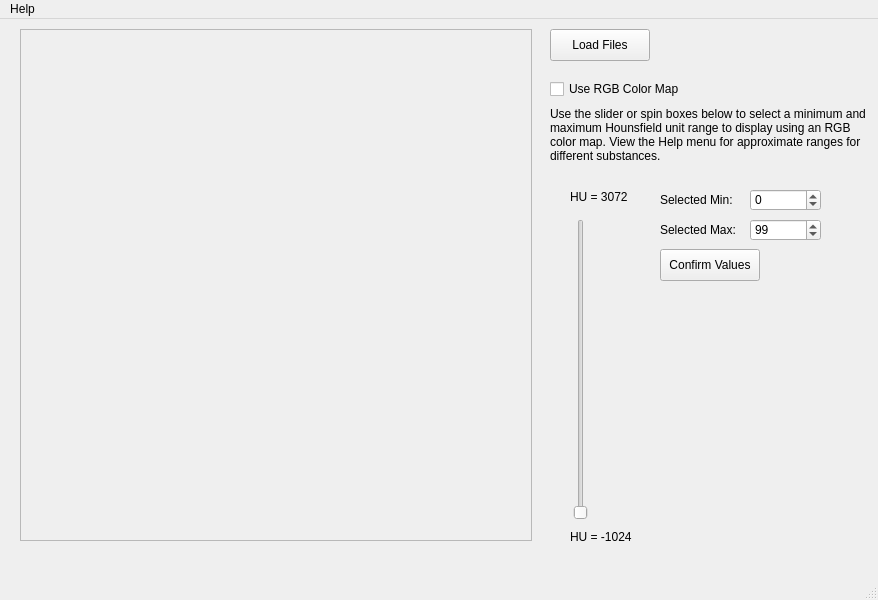
<?xml version="1.0" encoding="UTF-8"?>
<ui version="4.0">
 <class>MainWindow</class>
 <widget class="QMainWindow" name="MainWindow">
  <property name="geometry">
   <rect>
    <x>0</x>
    <y>0</y>
    <width>878</width>
    <height>600</height>
   </rect>
  </property>
  <property name="windowTitle">
   <string>Volume Renderer</string>
  </property>
  <widget class="QWidget" name="centralwidget">
   <widget class="QPushButton" name="loadButton">
    <property name="geometry">
     <rect>
      <x>550</x>
      <y>10</y>
      <width>100</width>
      <height>32</height>
     </rect>
    </property>
    <property name="text">
     <string>Load Files</string>
    </property>
   </widget>
   <widget class="QGraphicsView" name="scene_display">
    <property name="enabled">
     <bool>false</bool>
    </property>
    <property name="geometry">
     <rect>
      <x>20</x>
      <y>10</y>
      <width>512</width>
      <height>512</height>
     </rect>
    </property>
    <property name="verticalScrollBarPolicy">
     <enum>Qt::ScrollBarAlwaysOff</enum>
    </property>
    <property name="horizontalScrollBarPolicy">
     <enum>Qt::ScrollBarAlwaysOff</enum>
    </property>
    <property name="sizeAdjustPolicy">
     <enum>QAbstractScrollArea::AdjustToContents</enum>
    </property>
    <property name="interactive">
     <bool>false</bool>
    </property>
   </widget>
   <widget class="QCheckBox" name="displayRGB">
    <property name="geometry">
     <rect>
      <x>550</x>
      <y>60</y>
      <width>141</width>
      <height>20</height>
     </rect>
    </property>
    <property name="text">
     <string>Use RGB Color Map</string>
    </property>
   </widget>
   <widget class="ctkRangeSlider" name="rangeSlider">
    <property name="geometry">
     <rect>
      <x>570</x>
      <y>200</y>
      <width>22</width>
      <height>301</height>
     </rect>
    </property>
    <property name="minimum">
     <number>-1024</number>
    </property>
    <property name="maximum">
     <number>3072</number>
    </property>
    <property name="sliderPosition">
     <number>-1024</number>
    </property>
    <property name="orientation">
     <enum>Qt::Vertical</enum>
    </property>
   </widget>
   <widget class="QLabel" name="huMax">
    <property name="geometry">
     <rect>
      <x>570</x>
      <y>170</y>
      <width>71</width>
      <height>16</height>
     </rect>
    </property>
    <property name="text">
     <string>HU = 3072</string>
    </property>
   </widget>
   <widget class="QLabel" name="huMin">
    <property name="geometry">
     <rect>
      <x>570</x>
      <y>510</y>
      <width>71</width>
      <height>16</height>
     </rect>
    </property>
    <property name="text">
     <string>HU = -1024</string>
    </property>
   </widget>
   <widget class="QLabel" name="selectedMin">
    <property name="geometry">
     <rect>
      <x>660</x>
      <y>170</y>
      <width>131</width>
      <height>21</height>
     </rect>
    </property>
    <property name="text">
     <string>Selected Min:</string>
    </property>
   </widget>
   <widget class="QLabel" name="selectedMax">
    <property name="geometry">
     <rect>
      <x>660</x>
      <y>200</y>
      <width>131</width>
      <height>21</height>
     </rect>
    </property>
    <property name="text">
     <string>Selected Max:</string>
    </property>
   </widget>
   <widget class="QSpinBox" name="spinBoxMin">
    <property name="geometry">
     <rect>
      <x>750</x>
      <y>170</y>
      <width>71</width>
      <height>22</height>
     </rect>
    </property>
    <property name="minimum">
     <number>-1024</number>
    </property>
    <property name="maximum">
     <number>3072</number>
    </property>
   </widget>
   <widget class="QSpinBox" name="spinBoxMax">
    <property name="geometry">
     <rect>
      <x>750</x>
      <y>200</y>
      <width>71</width>
      <height>22</height>
     </rect>
    </property>
    <property name="minimum">
     <number>-1024</number>
    </property>
    <property name="maximum">
     <number>3072</number>
    </property>
    <property name="value">
     <number>99</number>
    </property>
   </widget>
   <widget class="QPushButton" name="confirmButton">
    <property name="geometry">
     <rect>
      <x>660</x>
      <y>230</y>
      <width>100</width>
      <height>32</height>
     </rect>
    </property>
    <property name="text">
     <string>Confirm Values</string>
    </property>
   </widget>
   <widget class="QLabel" name="description">
    <property name="geometry">
     <rect>
      <x>550</x>
      <y>70</y>
      <width>321</width>
      <height>91</height>
     </rect>
    </property>
    <property name="text">
     <string>Use the slider or spin boxes below to select a minimum and maximum Hounsfield unit range to display using an RGB color map. View the Help menu for approximate ranges for different substances.</string>
    </property>
    <property name="wordWrap">
     <bool>true</bool>
    </property>
   </widget>
   <widget class="QLabel" name="colorMap">
    <property name="geometry">
     <rect>
      <x>610</x>
      <y>200</y>
      <width>21</width>
      <height>291</height>
     </rect>
    </property>
    <property name="text">
     <string/>
    </property>
    <property name="pixmap">
     <pixmap resource="../Resources.qrc">:/images/color-map.png</pixmap>
    </property>
    <property name="scaledContents">
     <bool>true</bool>
    </property>
   </widget>
  </widget>
  <widget class="QMenuBar" name="menubar">
   <property name="geometry">
    <rect>
     <x>0</x>
     <y>0</y>
     <width>878</width>
     <height>37</height>
    </rect>
   </property>
   <widget class="QMenu" name="menuHelp">
    <property name="title">
     <string>Help</string>
    </property>
    <addaction name="actionHounsfield_Unit_Chart"/>
    <addaction name="actionCamera_Controls"/>
   </widget>
   <addaction name="menuHelp"/>
  </widget>
  <widget class="QStatusBar" name="statusbar"/>
  <action name="actionHounsfield_Unit_Chart">
   <property name="text">
    <string>Hounsfield Unit Chart</string>
   </property>
  </action>
  <action name="actionCamera_Controls">
   <property name="text">
    <string>Camera Controls</string>
   </property>
  </action>
 </widget>
 <customwidgets>
  <customwidget>
   <class>ctkRangeSlider</class>
   <extends>QSlider</extends>
   <header>../src/ctkrangeslider.h</header>
  </customwidget>
 </customwidgets>
 <resources>
  <include location="../Resources.qrc"/>
 </resources>
 <connections/>
</ui>
